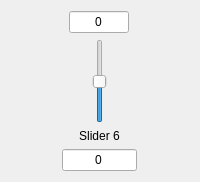
        <widget class="QWidget" name="wgt_sld_6" native="true">
         <property name="sizePolicy">
          <sizepolicy hsizetype="Minimum" vsizetype="Preferred">
           <horstretch>0</horstretch>
           <verstretch>0</verstretch>
          </sizepolicy>
         </property>
         <layout class="QGridLayout" name="gridLayout_7">
          <property name="sizeConstraint">
           <enum>QLayout::SetMinimumSize</enum>
          </property>
          <item row="1" column="0">
           <layout class="QVBoxLayout" name="verticalLayout_6">
            <item alignment="Qt::AlignHCenter">
             <widget class="QSlider" name="slider6">
              <property name="minimum">
               <number>-30</number>
              </property>
              <property name="maximum">
               <number>30</number>
              </property>
              <property name="singleStep">
               <number>1</number>
              </property>
              <property name="value">
               <number>0</number>
              </property>
              <property name="orientation">
               <enum>Qt::Vertical</enum>
              </property>
             </widget>
            </item>
            <item>
             <widget class="QLabel" name="label_slider6">
              <property name="sizePolicy">
               <sizepolicy hsizetype="Minimum" vsizetype="Preferred">
                <horstretch>0</horstretch>
                <verstretch>0</verstretch>
               </sizepolicy>
              </property>
              <property name="text">
               <string>Slider 6</string>
              </property>
              <property name="alignment">
               <set>Qt::AlignCenter</set>
              </property>
             </widget>
            </item>
           </layout>
          </item>
          <item row="2" column="0">
           <widget class="QLineEdit" name="lnEdit_freq_slider_6">
            <property name="sizePolicy">
             <sizepolicy hsizetype="Minimum" vsizetype="Fixed">
              <horstretch>0</horstretch>
              <verstretch>0</verstretch>
             </sizepolicy>
            </property>
            <property name="minimumSize">
             <size>
              <width>75</width>
              <height>0</height>
             </size>
            </property>
            <property name="maximumSize">
             <size>
              <width>60</width>
              <height>16777215</height>
             </size>
            </property>
            <property name="inputMask">
             <string/>
            </property>
            <property name="text">
             <string>0</string>
            </property>
            <property name="alignment">
             <set>Qt::AlignCenter</set>
            </property>
            <property name="readOnly">
             <bool>true</bool>
            </property>
           </widget>
          </item>
          <item row="0" column="0" alignment="Qt::AlignHCenter">
           <widget class="QLineEdit" name="lnEdit_gain_slider_6">
            <property name="sizePolicy">
             <sizepolicy hsizetype="Minimum" vsizetype="Fixed">
              <horstretch>0</horstretch>
              <verstretch>0</verstretch>
             </sizepolicy>
            </property>
            <property name="minimumSize">
             <size>
              <width>50</width>
              <height>0</height>
             </size>
            </property>
            <property name="maximumSize">
             <size>
              <width>60</width>
              <height>16777215</height>
             </size>
            </property>
            <property name="text">
             <string>0</string>
            </property>
            <property name="alignment">
             <set>Qt::AlignCenter</set>
            </property>
            <property name="readOnly">
             <bool>true</bool>
            </property>
           </widget>
          </item>
         </layout>
        </widget>
